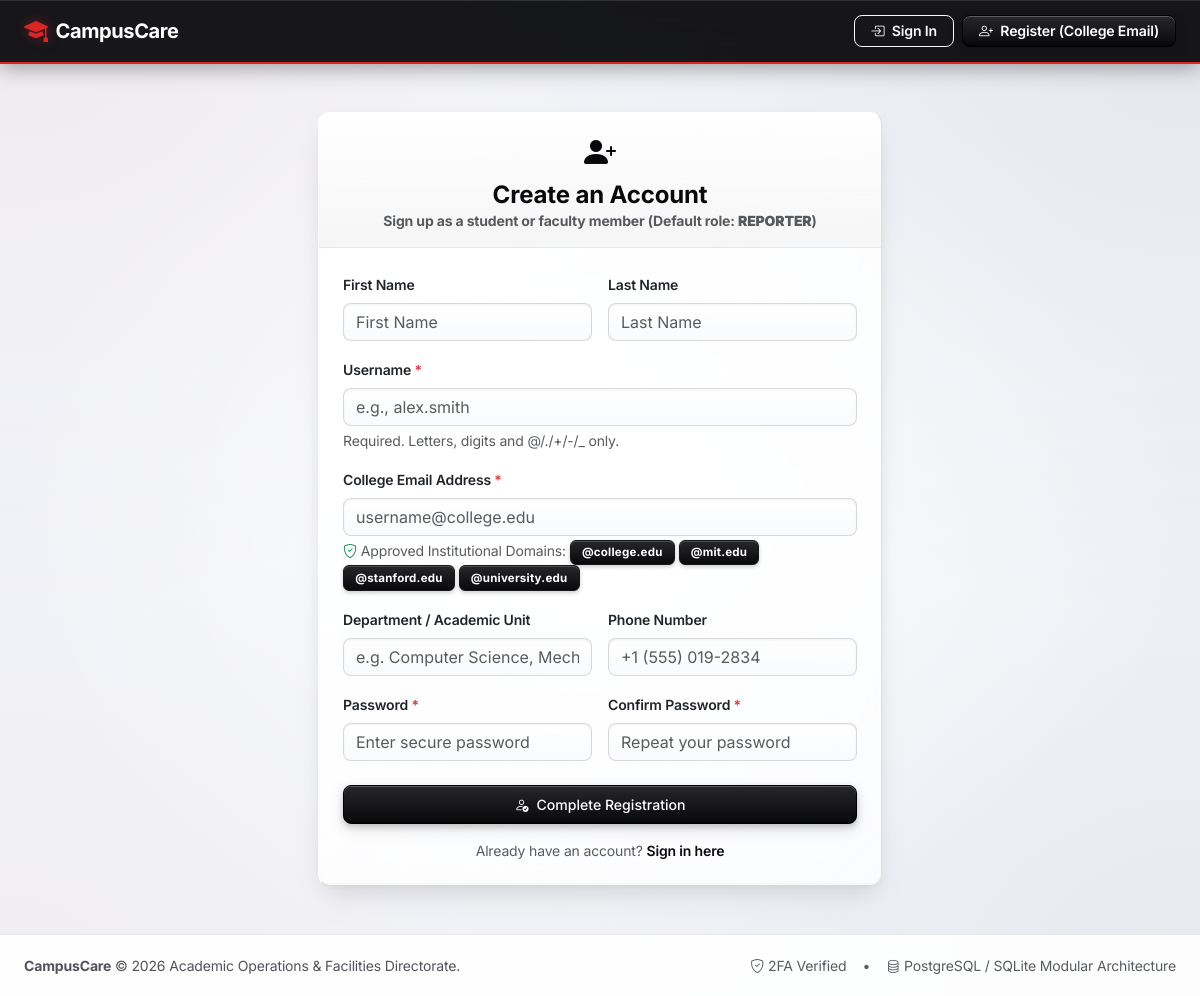
Page /accounts/register/ on the committed database.
### accounts/models.py (models this page shows, shortened)
class AllowedEmailDomain(models.Model):
    domain = models.CharField(
        max_length=100,
        unique=True,
        help_text="Domain name without @ (e.g., college.edu, stanford.edu, campus.ac.in)"
    )
    college_name = models.CharField(
        max_length=200,
        blank=True,
        help_text="Full Name of the College or University"
    )
    is_active = models.BooleanField(
        default=True,
        help_text="Designates whether new users with this email domain can register or log in."
    )
    created_at = models.DateTimeField(auto_now_add=True)
    created_by = models.ForeignKey(
        User,
        on_delete=models.SET_NULL,
        null=True,
        blank=True,
        related_name='created_domains'
    )
    class Meta:
        ordering = ['domain']
        verbose_name = "Allowed College Email Domain"
        verbose_name_plural = "Allowed College Email Domains"
    @classmethod
    def get_allowed_domain_list(cls):
        from django.conf import settings
        try:
            db_domains = list(cls.objects.filter(is_active=True).values_list('domain', flat=True))
        except Exception:
            db_domains = []
        fallback = getattr(settings, 'ALLOWED_EMAIL_DOMAINS', ['college.edu', 'university.edu'])
        combined = set([d.strip().lower() for d in db_domains if d] + [d.strip().lower() for d in fallback if d])
        return sorted(list(combined))

### accounts/views.py (the view)
# urls.py: path('register/', views.register_view, name='register'),
def register_view(request):
    if request.user.is_authenticated:
        return redirect('core:dashboard')
    if request.method == 'POST':
        form = UserRegistrationForm(request.POST)
        if form.is_valid():
            user = form.save()
            otp = OTPVerification.generate_otp(user)
            send_otp_email(user, otp)
            login(request, user)
            messages.success(
                request,
                f"Welcome, {user.first_name or user.username}! A 6-digit verification code has been dispatched to {user.email}."
            )
            return redirect('accounts:verify_2fa')
        else:
            messages.error(request, "Please correct the registration errors below.")
    else:
        form = UserRegistrationForm()
    return render(request, 'accounts/register.html', {'form': form})

### core/context_processors.py (called while the page is built, shortened)
def recent_updates_processor(request):
    context = {
        'allowed_college_domains': [],
        'new_announcements_count': 0,
        'has_new_announcements': False,
        'new_tickets_count': 0,
        'has_new_tickets': False,
        'schedule_alerts_count': 0,
        'has_schedule_alerts': False,
        'spotlight_updates': [],
    }
    try:
        context['allowed_college_domains'] = AllowedEmailDomain.get_allowed_domain_list()
    except Exception:
        pass
    if not request.user.is_authenticated:
        return context

### templates/accounts/register.html (shortened to what this page needs)
{% extends 'base.html' %}
{% block content %}
<div class="row justify-content-center py-4">
    <div class="col-md-7 col-lg-6">
        <div class="card shadow-sm border-0">
            <div class="card-header py-3 text-center border-bottom">
                <i class="bi bi-person-plus-fill fs-2 d-block mb-1" style="color: var(--cms-primary);"></i>
                <h4 class="fw-bold mb-0">Create an Account</h4>
                <p class="text-muted small mb-0">Sign up as a student or faculty member (Default role: <strong>REPORTER</strong>)</p>
            </div>
            <div class="card-body p-4">
                <form method="post">
                    <div class="row g-3 mb-3">
                        <div class="col-sm-6">
                            <label class="form-label fw-semibold small">First Name</label>
                            {{ form.first_name }}
                        </div>
                        <div class="col-sm-6">
                            <label class="form-label fw-semibold small">Last Name</label>
                            {{ form.last_name }}
                        </div>
                    </div>
                    <div class="mb-3">
                        <label class="form-label fw-semibold small">Username <span class="text-danger">*</span></label>
                        {{ form.username }}
                        <div class="form-text small">Required. Letters, digits and @/./+/-/_ only.</div>
                    </div>
                    <div class="mb-3">
                        <label class="form-label fw-semibold small">College Email Address <span class="text-danger">*</span></label>
                        {{ form.email }}
                        <div class="form-text small mt-1">
                            <i class="bi bi-shield-check text-success me-1"></i>Approved Institutional Domains:
                            {% for d in allowed_college_domains %}
                            <span class="badge badge-rwb-notice">@{{ d }}</span>
                            {% endfor %}
                        </div>
                    </div>
                    <div class="row g-3 mb-3">
                        <div class="col-sm-6">
                            <label class="form-label fw-semibold small">Department / Academic Unit</label>
                            {{ form.department }}
                        </div>
                        <div class="col-sm-6">
                            <label class="form-label fw-semibold small">Phone Number</label>
                            {{ form.phone_number }}
                        </div>
                    </div>
                    <div class="row g-3 mb-4">
                        <div class="col-sm-6">
                            <label class="form-label fw-semibold small">Password <span class="text-danger">*</span></label>
                            {{ form.password }}
                        </div>
                        <div class="col-sm-6">
                            <label class="form-label fw-semibold small">Confirm Password <span class="text-danger">*</span></label>
                            {{ form.confirm_password }}
                        </div>
                    </div>
                    <div class="d-grid mb-3">
                        <button type="submit" class="btn btn-primary fw-medium py-2">
                            <i class="bi bi-person-check me-1"></i> Complete Registration
                        </button>
                    </div>
                </form>
                <div class="text-center small text-muted">
                    Already have an account?
                    <a href="{% url 'accounts:login' %}" class="fw-semibold text-decoration-none">Sign in here</a>
                </div>
            </div>
        </div>
    </div>
</div>
{% endblock %}

### static/css/glass_theme.css (style rules this page uses)
:root { --rwb-black: #09090b; --rwb-black-pure: #000000; --rwb-charcoal: #18181b; --rwb-charcoal-light: #27272a; --rwb-slate-muted: #52525b; --rwb-border-light: #e4e4e7; --rwb-white: #ffffff; --rwb-bg-base: #f1f4f9; --rwb-red: #dc2626; --rwb-red-dark: #b91c1c; --rwb-red-deep: #7f1d1d; --rwb-red-glow: rgba(220, 38, 38, 0.35); --bs-primary: #000000; --bs-primary-rgb: 0, 0, 0; --bs-link-color: #09090b; --bs-link-hover-color: #dc2626; --bs-warning: #dc2626; --bs-info: #09090b; --bs-success: #18181b; --bs-danger: #dc2626; }
html, body { width: 100%; max-width: 100vw; overflow-x: hidden; position: relative; box-sizing: border-box; }
*, *::before, *::after { box-sizing: border-box; }
html { scrollbar-width: none !important; -ms-overflow-style: none !important; }
body { font-family: 'Inter', -apple-system, BlinkMacSystemFont, "Segoe UI", Roboto, sans-serif; background-color: var(--rwb-bg-base); background-image: radial-gradient(at 0% 0%, rgba(220, 38, 38, 0.04) 0px, transparent 45%), radial-gradient(at 100% 0%, rgba(15, 23, 42, 0.06) 0px, transparent 45%), radial-gradient(at 50% 50%, rgba(255, 255, 255, 0.92) 0px, transparent 70%), radial-gradient(at 100% 100%, rgba(15, 23, 42, 0.05) 0px, transparent 45%), radial-gradient(at 0% 100%, rgba(220, 38, 38, 0.03) 0px, transparent 45%); background-attachment: fixed; background-size: cover; color: #09090b; min-height: 100vh; display: flex; flex-direction: column; letter-spacing: -0.01em; }
a { color: #09090b; text-decoration: none; transition: color 0.15s ease; }
.card { background: linear-gradient(135deg, rgba(255, 255, 255, 0.94) 0%, rgba(255, 255, 255, 0.78) 100%) !important; backdrop-filter: blur(24px) saturate(180%) !important; -webkit-backdrop-filter: blur(24px) saturate(180%) !important; border-top: 1.5px solid rgba(255, 255, 255, 0.98) !important; border-left: 1.5px solid rgba(255, 255, 255, 0.9) !important; border-right: 1px solid rgba(212, 212, 216, 0.7) !important; border-bottom: 1.5px solid rgba(212, 212, 216, 0.85) !important; border-radius: 12px; box-shadow: inset 0 1.5px 1px 0 rgba(255, 255, 255, 1), inset 0 -1.5px 2px 0 rgba(0, 0, 0, 0.03), 0 2px 4px rgba(0, 0, 0, 0.03), 0 10px 24px -4px rgba(15, 23, 42, 0.08), 0 20px 40px -8px rgba(15, 23, 42, 0.06) !important; transition: transform 0.2s ease, box-shadow 0.2s ease; -webkit-font-smoothing: antialiased; -moz-osx-font-smoothing: grayscale; text-rendering: optimizeLegibility; backface-visibility: hidden; }
.card-header { background: linear-gradient(180deg, rgba(255, 255, 255, 0.95) 0%, rgba(244, 244, 245, 0.85) 100%) !important; border-bottom: 1px solid rgba(228, 228, 231, 0.9) !important; box-shadow: inset 0 1px 0 rgba(255, 255, 255, 1); font-weight: 700; color: #09090b; border-top-left-radius: 12px !important; border-top-right-radius: 12px !important; padding: 0.9rem 1.25rem; }
.btn { border-radius: 8px; font-weight: 600; font-size: 0.88rem; transition: all 0.2s cubic-bezier(0.16, 1, 0.3, 1); }
.btn-primary, .btn-dark { background: linear-gradient(180deg, #27272a 0%, #09090b 100%) !important; border-color: #000000 !important; color: #ffffff !important; box-shadow: inset 0 1px 0 rgba(255, 255, 255, 0.25), inset 0 -1.5px 0 rgba(0, 0, 0, 0.5), 0 3px 6px rgba(0, 0, 0, 0.18), 0 6px 16px rgba(0, 0, 0, 0.1) !important; }
.badge { font-weight: 700; letter-spacing: 0.02em; padding: 0.38rem 0.7rem; border-radius: 6px; font-size: 0.72rem; border: 1px solid transparent; }
.badge.bg-primary, .badge-rwb-notice { background: linear-gradient(180deg, #27272a 0%, #09090b 100%) !important; color: #ffffff !important; border: 1px solid #18181b !important; box-shadow: inset 0 1px 0 rgba(255, 255, 255, 0.18), 0 2px 4px rgba(0, 0, 0, 0.2) !important; }
.form-control, .form-select { background: linear-gradient(180deg, rgba(255, 255, 255, 0.98) 0%, rgba(248, 250, 252, 0.9) 100%) !important; border: 1.5px solid rgba(212, 212, 216, 0.9) !important; border-radius: 8px; color: #09090b; box-shadow: inset 0 1.5px 3px rgba(0, 0, 0, 0.04); transition: all 0.2s cubic-bezier(0.16, 1, 0.3, 1); }

### rows in the picture
AllowedEmailDomain: domain "college.edu"
AllowedEmailDomain: domain "mit.edu"
AllowedEmailDomain: domain "stanford.edu"
AllowedEmailDomain: domain "university.edu"
